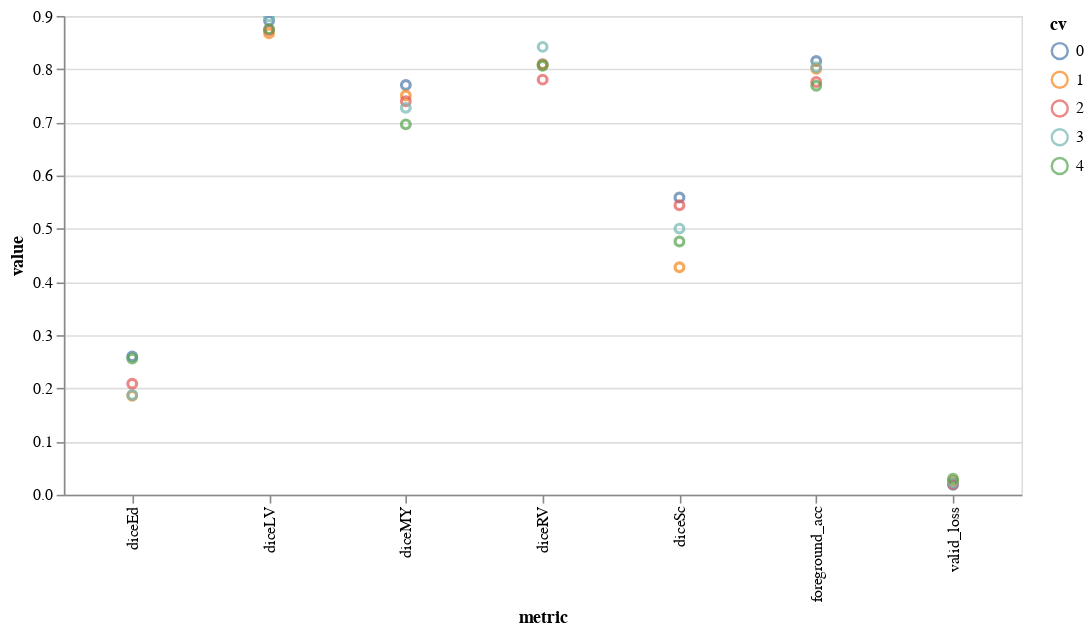

The code cell stored with this chart in its notebook:
### Code cell
(alt.Chart(cv_results_long)
  .mark_point()
  .encode(x='metric', y='value', color='cv:N')
  .properties(width=600, height=300)
  .interactive())

### Figure 1 — Vega-Lite specification as saved in the notebook (floating-point values rounded to 4 significant figures)
{"config": {"view": {"continuousWidth": 400, "continuousHeight": 300}}, "data": {"name": "data-6b4d6699453a620dffae3bc31422b4c2"}, "mark": "point", "encoding": {"color": {"type": "nominal", "field": "cv"}, "x": {"type": "nominal", "field": "metric"}, "y": {"type": "quantitative", "field": "value"}}, "height": 300, "selection": {"selector001": {"type": "interval", "bind": "scales", "encodings": ["x", "y"]}}, "width": 600, "$schema": "https://vega.github.io/schema/vega-lite/v4.8.1.json", "datasets": {"data-6b4d6699453a620dffae3bc31422b4c2": [{"cv": 0, "metric": "valid_loss", "value": 0.01897}, {"cv": 0, "metric": "foreground_acc", "value": 0.8154}, {"cv": 0, "metric": "diceLV", "value": 0.8909}, {"cv": 0, "metric": "diceMY", "value": 0.7704}, {"cv": 0, "metric": "diceRV", "value": 0.8092}, {"cv": 0, "metric": "diceEd", "value": 0.2601}, {"cv": 0, "metric": "diceSc", "value": 0.5588}, {"cv": 1, "metric": "valid_loss", "value": 0.02585}, {"cv": 1, "metric": "foreground_acc", "value": 0.8007}, {"cv": 1, "metric": "diceLV", "value": 0.8676}, {"cv": 1, "metric": "diceMY", "value": 0.7506}, {"cv": 1, "metric": "diceRV", "value": 0.8086}, {"cv": 1, "metric": "diceEd", "value": 0.1861}, {"cv": 1, "metric": "diceSc", "value": 0.4275}, {"cv": 2, "metric": "valid_loss", "value": 0.02013}, {"cv": 2, "metric": "foreground_acc", "value": 0.7759}, {"cv": 2, "metric": "diceLV", "value": 0.8734}, {"cv": 2, "metric": "diceMY", "value": 0.7396}, {"cv": 2, "metric": "diceRV", "value": 0.7803}, {"cv": 2, "metric": "diceEd", "value": 0.2085}, {"cv": 2, "metric": "diceSc", "value": 0.5442}, {"cv": 3, "metric": "valid_loss", "value": 0.02318}, {"cv": 3, "metric": "foreground_acc", "value": 0.8035}, {"cv": 3, "metric": "diceLV", "value": 0.8988}, {"cv": 3, "metric": "diceMY", "value": 0.7273}, {"cv": 3, "metric": "diceRV", "value": 0.8419}, {"cv": 3, "metric": "diceEd", "value": 0.1874}, {"cv": 3, "metric": "diceSc", "value": 0.5003}, {"cv": 4, "metric": "valid_loss", "value": 0.0302}, {"cv": 4, "metric": "foreground_acc", "value": 0.7688}, {"cv": 4, "metric": "diceLV", "value": 0.8752}, {"cv": 4, "metric": "diceMY", "value": 0.6962}, {"cv": 4, "metric": "diceRV", "value": 0.8064}, {"cv": 4, "metric": "diceEd", "value": 0.256}, {"cv": 4, "metric": "diceSc", "value": 0.4761}]}}
